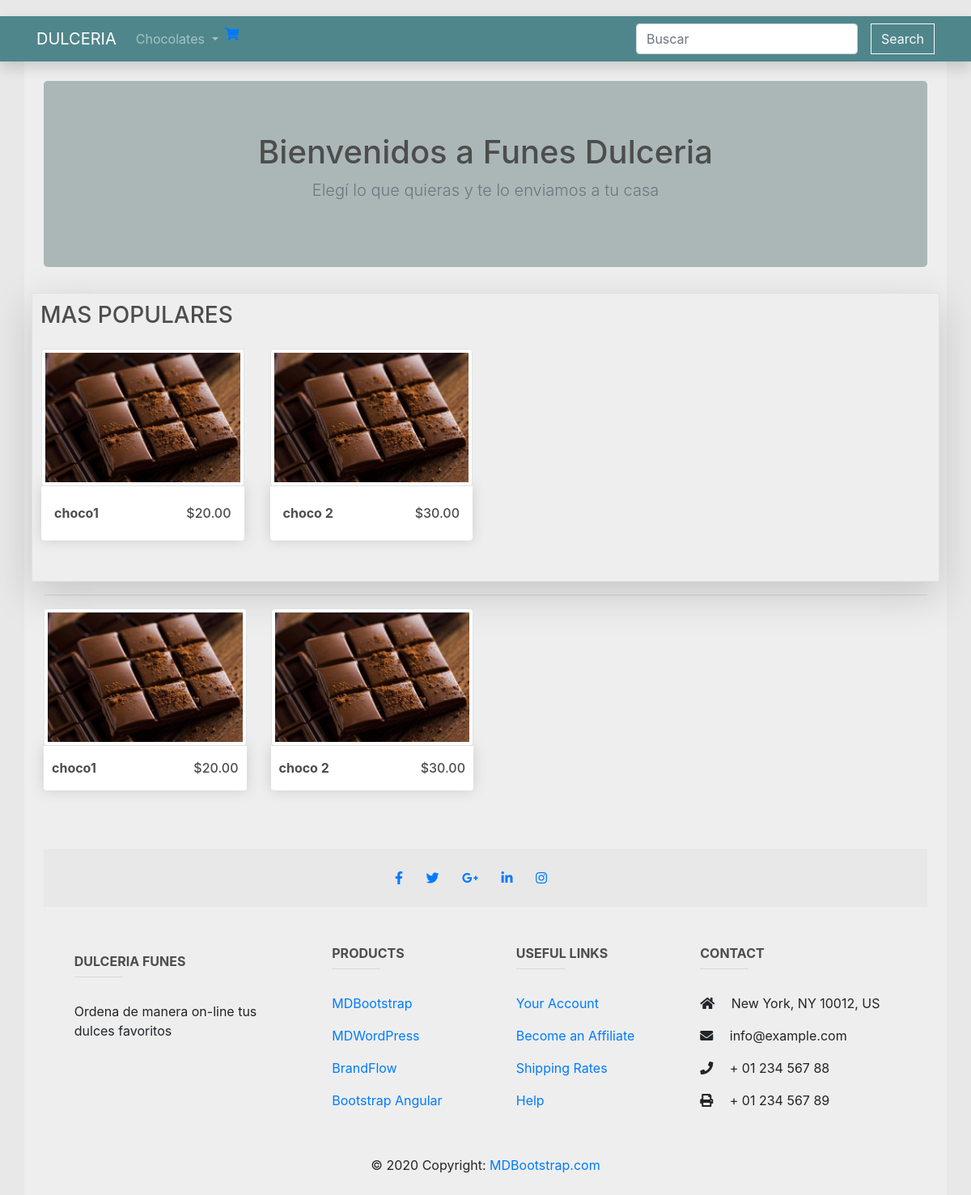
The page / on the database its author committed.
### inventario_app/models.py (models this page shows, shortened)
class Product(models.Model):
    name = models.CharField(max_length=50, verbose_name="nombre")
    price = models.DecimalField(max_digits = 5, decimal_places= 2, verbose_name="precio")
    description = models.TextField(max_length=100, verbose_name="descripcion")
    timestamp = models.DateTimeField(default=timezone.now,blank=True, null=True)
    image = models.ImageField(default='chocolate.jpg',blank=True, null=True, verbose_name='imagen')
    category = models.ManyToManyField("Category", verbose_name='categoria', blank=True)
    views = models.IntegerField(default = 0, null=True, blank=True)

### inventario_app/views.py (the view)
# urls.py: path('', views.Index, name='index'),
def Index(request):
    products = Product.objects.all()
    featured = products.order_by("-views")[:4]
    return render(request, 'inventario_app/index.html', context={'products': products, 'featured':featured})

### inventario_app/templates/inventario_app/index.html (shortened to what this page needs)
{% extends 'inventario_app/base.html' %}
{% load static %}
    {% block body %}
    <div style='background-color:#abb7b7' class="jumbotron text-center expand">
        <h1 class="">Bienvenidos a Funes Dulceria</h1>
        <p class="lead text-muted">Elegí  lo que quieras y te lo enviamos a tu casa<p>
    </div>
    <div style="padding: 10px" class="row shadow-lg border boder-light">
        <div class='d-inline-flex'>
            <h3>MAS POPULARES</h3>
        </div>
        <div class="row">
            {% for product in featured %}
            <div class="p-3 col-lg-3 col-md-3 col-sm-3">
                <a href="{% url 'detail' id=product.id%}"><img class="img-thumbnail" src="{{product.image.url}}"></a>
                <div class="box-element product p-3">
                    <h6 class="pt-2" style="display: inline-block; float: right">${{product.price}}</h6>
                    <a href="{% url 'detail' id=product.id%}"><h6 class="pt-2" style="display: inline-block"><strong>{{product.name}}</strong></h6></a>
                </div>
                <br>
            </div>
            {% endfor %}
        </div>
    </div>
    <hr>
    <div class="row">
		{% for product in products %}
		<div class="col-lg-3 col-md-3 col-sm-3">
			<a href="{% url 'detail' id=product.id%}"><img class="img-thumbnail" src="{{product.image.url}}"></a>
			<div class="box-element product">
                <a href="{% url 'detail' id=product.id%}"><h6 class="pt-2" style="display: inline-block"><strong>{{product.name}}</strong></h6></a>
                <h6 class="pt-2" style="display: inline-block; float:right">${{product.price}}</h6>
            </div>
            <br>
		</div>
        {% endfor %}
    </div>
    {% endblock body %}

### static/css/main.css (style rules this page uses)
body { padding-top: 20px; background-color: hsl(0, 0%, 98%); }
h1,h2,h3,h4,h5,h6 { color:hsl(0, 0%, 30%); }
.box-element { box-shadow:hsl(0, 0%, 80%) 0 0 16px; background-color: #fff; border-radius: 4px; padding: 10px; }
.product { border-radius: 0 0 4px 4px; }

### rows shown on the page
Product: image (picture), price "20.00", name "choco1"
Product: image (picture), price "30.00", name "choco 2"
